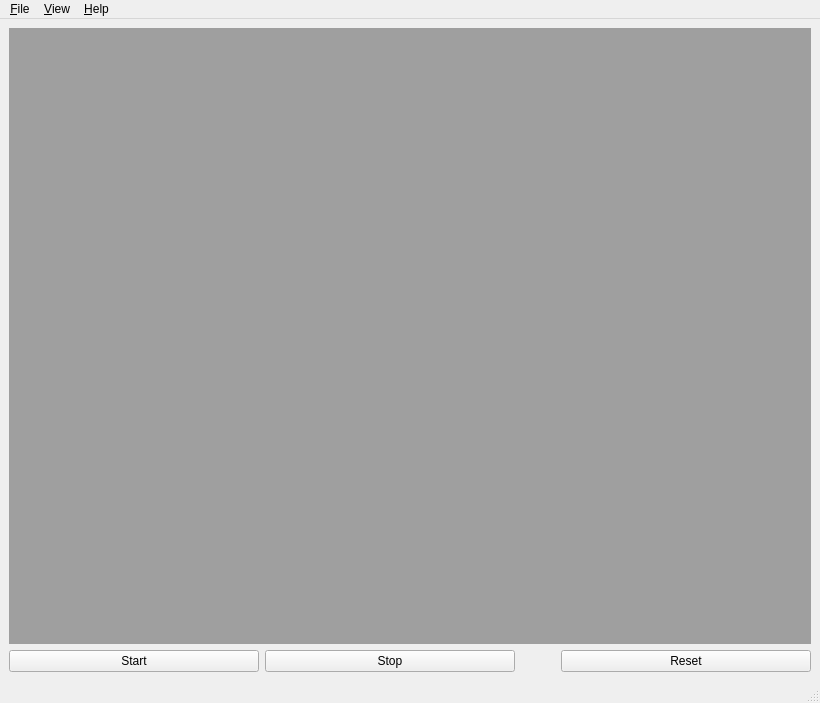
<?xml version="1.0" encoding="UTF-8"?>
<ui version="4.0">
 <class>MainWindow</class>
 <widget class="QMainWindow" name="MainWindow">
  <property name="geometry">
   <rect>
    <x>0</x>
    <y>0</y>
    <width>820</width>
    <height>703</height>
   </rect>
  </property>
  <property name="minimumSize">
   <size>
    <width>0</width>
    <height>0</height>
   </size>
  </property>
  <property name="windowTitle">
   <string>MSMonitor</string>
  </property>
  <widget class="QWidget" name="centralwidget">
   <layout class="QVBoxLayout" name="verticalLayout_2">
    <item>
     <layout class="QVBoxLayout" name="verticalLayoutMainWindow">
      <item>
       <widget class="QMdiArea" name="mdiArea">
        <property name="minimumSize">
         <size>
          <width>800</width>
          <height>600</height>
         </size>
        </property>
       </widget>
      </item>
      <item>
       <layout class="QHBoxLayout" name="horizontalLayoutButtons">
        <item>
         <widget class="QPushButton" name="pushButtonStart">
          <property name="text">
           <string>Start</string>
          </property>
         </widget>
        </item>
        <item>
         <widget class="QPushButton" name="pushButtonStop">
          <property name="text">
           <string>Stop</string>
          </property>
         </widget>
        </item>
        <item>
         <spacer name="horizontalSpacer">
          <property name="orientation">
           <enum>Qt::Horizontal</enum>
          </property>
          <property name="sizeType">
           <enum>QSizePolicy::Preferred</enum>
          </property>
          <property name="sizeHint" stdset="0">
           <size>
            <width>40</width>
            <height>20</height>
           </size>
          </property>
         </spacer>
        </item>
        <item>
         <widget class="QPushButton" name="pushButtonReset">
          <property name="text">
           <string>Reset</string>
          </property>
         </widget>
        </item>
       </layout>
      </item>
     </layout>
    </item>
   </layout>
  </widget>
  <widget class="QMenuBar" name="menubar">
   <property name="geometry">
    <rect>
     <x>0</x>
     <y>0</y>
     <width>820</width>
     <height>24</height>
    </rect>
   </property>
   <widget class="QMenu" name="menuFile">
    <property name="title">
     <string>&amp;File</string>
    </property>
    <addaction name="actionSettings"/>
    <addaction name="separator"/>
    <addaction name="actionQuit"/>
   </widget>
   <widget class="QMenu" name="menuView">
    <property name="title">
     <string>&amp;View</string>
    </property>
    <widget class="QMenu" name="menuCurves">
     <property name="title">
      <string>Curves</string>
     </property>
     <addaction name="actionPower"/>
     <addaction name="actionTemperature"/>
     <addaction name="actionClock"/>
     <addaction name="actionUtilization"/>
     <addaction name="actionMemory"/>
    </widget>
    <widget class="QMenu" name="menuHeatmaps">
     <property name="title">
      <string>Heatmaps</string>
     </property>
     <addaction name="actionHeatmapUtilization"/>
    </widget>
    <addaction name="menuCurves"/>
    <addaction name="menuHeatmaps"/>
   </widget>
   <widget class="QMenu" name="menuHelp">
    <property name="title">
     <string>&amp;Help</string>
    </property>
    <addaction name="actionAbout"/>
   </widget>
   <addaction name="menuFile"/>
   <addaction name="menuView"/>
   <addaction name="menuHelp"/>
  </widget>
  <widget class="QStatusBar" name="statusbar"/>
  <action name="actionSettings">
   <property name="text">
    <string>Settings</string>
   </property>
  </action>
  <action name="actionQuit">
   <property name="text">
    <string>Quit</string>
   </property>
  </action>
  <action name="actionAbout">
   <property name="text">
    <string>About</string>
   </property>
  </action>
  <action name="actionPower">
   <property name="text">
    <string>Power</string>
   </property>
  </action>
  <action name="actionTemperature">
   <property name="text">
    <string>Temperature</string>
   </property>
  </action>
  <action name="actionClock">
   <property name="text">
    <string>Clock</string>
   </property>
  </action>
  <action name="actionUtilization">
   <property name="text">
    <string>Utilization</string>
   </property>
  </action>
  <action name="actionMemory">
   <property name="text">
    <string>Memory</string>
   </property>
  </action>
  <action name="actionHeatmapUtilization">
   <property name="text">
    <string>Utilization</string>
   </property>
  </action>
 </widget>
 <tabstops>
  <tabstop>pushButtonStart</tabstop>
  <tabstop>pushButtonStop</tabstop>
  <tabstop>pushButtonReset</tabstop>
 </tabstops>
 <resources/>
 <connections/>
</ui>
